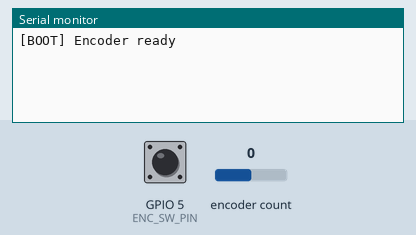
Recording of a program running on a simulated ESP32. Parts: the last lines printed to the serial monitor. The test bench sets the inputs (shaded band); at power-on: encoder count 0, GPIO 5 (ENC_SW_PIN) HIGH.

Above: at 1.3 s.
1.4 s: encoder count set to 1
At 1.8 s:
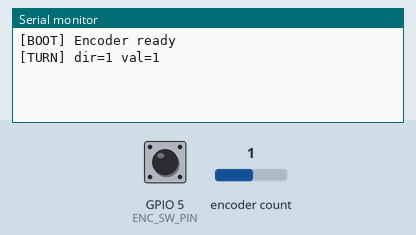
2.9 s: encoder count set to 2
At 4.1 s:
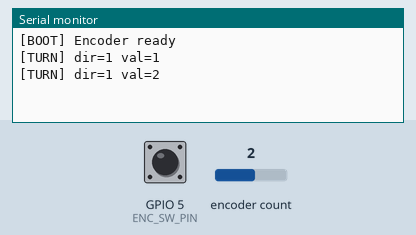

The program:

main.cpp
```cpp
#include <Arduino.h>
#include <EncButton.h>

static const uint8_t ENC_CLK_PIN = 18;
static const uint8_t ENC_DT_PIN = 19;
static const uint8_t ENC_SW_PIN = 5;

EncButton enc(ENC_CLK_PIN, ENC_DT_PIN, ENC_SW_PIN, INPUT_PULLUP, INPUT_PULLUP, LOW);
int val = 0;

void onEncoderAction()
{
  switch (enc.action())
  {
  case EB_TURN: {
    const bool pressed = enc.pressing();
    const int8_t dir = enc.dir();

    val += (dir > 0) ? (pressed ? 5 : 1) : (pressed ? -5 : -1);

    Serial.print(pressed ? "[TURN_HOLD] dir=" : "[TURN] dir=");
    Serial.print(dir);
    Serial.print(" val=");
    Serial.println(val);
    break;
  }

  case EB_CLICK:
    val = 0;
    Serial.println("[RESET_CLICK] val=0");
    break;

  default:
    break;
  }
}

void setup()
{
  Serial.begin(115200);
  delay(100);

  enc.setBtnLevel(LOW);
  enc.setEncType(EB_STEP4_LOW);
  enc.attach(onEncoderAction);
  Serial.println("[BOOT] Encoder ready");
}

void loop()
{
  enc.tick();
}
```

Measured:
- after the input at 1.4 s, the serial monitor: prints a new line at once (image 1)
- after the input at 2.9 s, the serial monitor: prints a new line at once (image 2)
